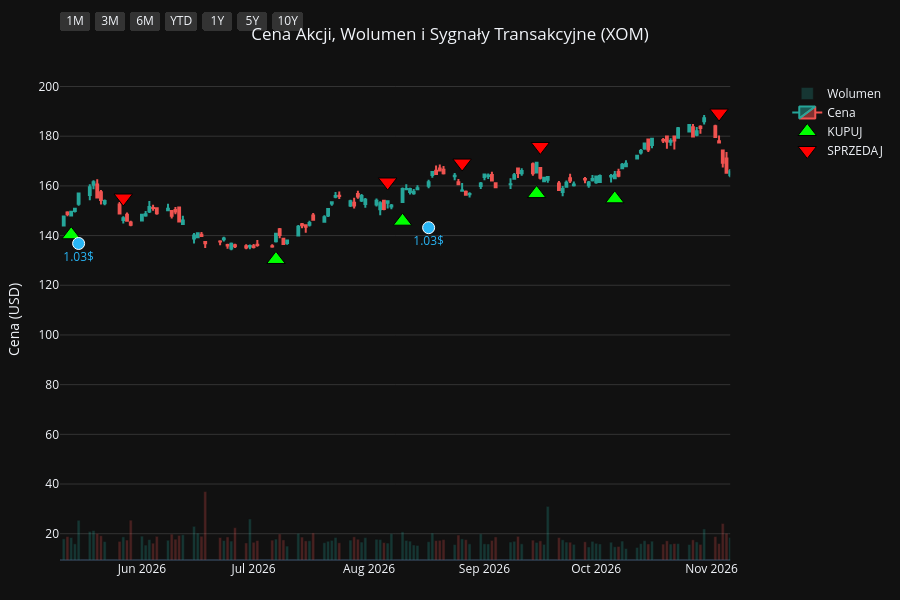
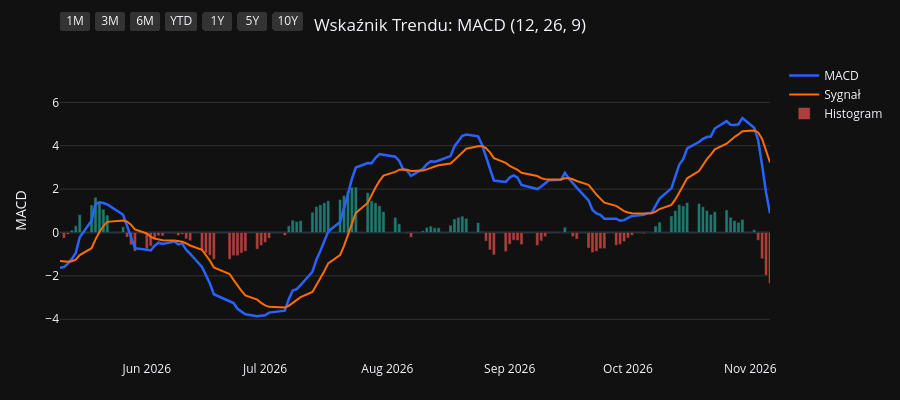
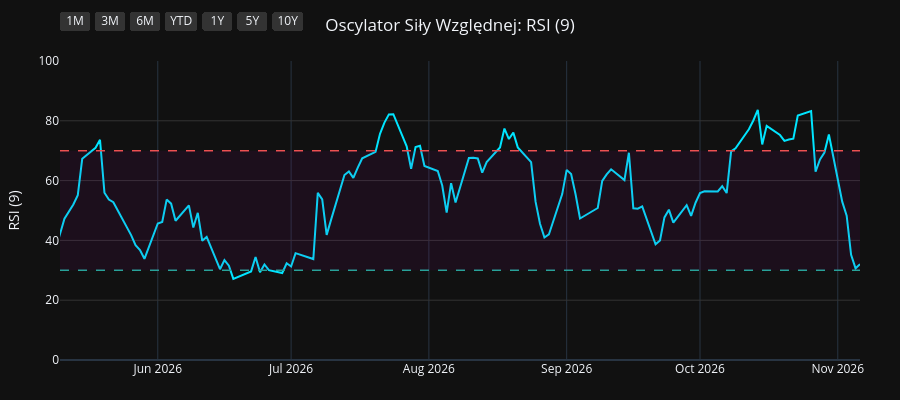
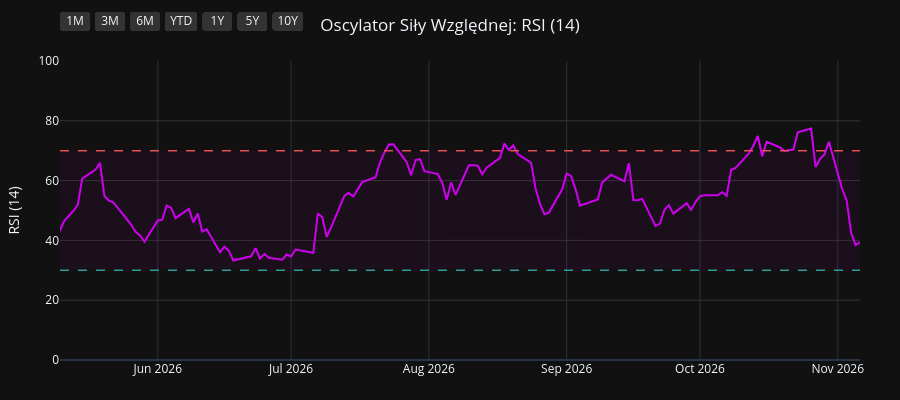

Notebook code cell kept with these figures, in order:
### Code cell
import os
import yfinance as yf
import pandas as pd
import pandas_ta as ta
import plotly.graph_objects as go
from plotly.subplots import make_subplots

# 1. Pobranie i przygotowanie danych
symbol = os.environ.get("STOCK_TICKER", "").strip().upper()
if not symbol:
    raise RuntimeError("Set STOCK_TICKER before running price_extractor.ipynb")
df = yf.Ticker(symbol).history(period="10y")
df.index = df.index.tz_localize(None)

# Wskaźniki i sygnały
df.ta.macd(fast=12, slow=26, signal=9, append=True)
df.ta.rsi(length=9, append=True)
df.ta.rsi(length=14, append=True)
df.ta.rsi(length=21, append=True)
df.dropna(inplace=True)

macd = df['MACD_12_26_9']
signal = df['MACDs_12_26_9']
wczorajszy_macd = macd.shift(1)
wczorajszy_signal = signal.shift(1)

df['Decyzja'] = 'BRAK'
df.loc[(macd > signal) & (wczorajszy_macd <= wczorajszy_signal), 'Decyzja'] = 'KUPUJ'
df.loc[(macd < signal) & (wczorajszy_macd >= wczorajszy_signal), 'Decyzja'] = 'SPRZEDAJ'

df_kupuj = df[df['Decyzja'] == 'KUPUJ']
df_sprzedaj = df[df['Decyzja'] == 'SPRZEDAJ']
df_dywidendy = df[df['Dividends'] > 0]
df_splity = df[df['Stock Splits'] > 0]

# Wspólna konfiguracja osi X
konfiguracja_osi_x = dict(
    type="date",
    showspikes=True, spikemode="across", spikesnap="cursor", spikedash="dot", spikecolor="#ffffff", spikethickness=1, hoverformat="%Y-%m-%d",
    rangeselector=dict(
        buttons=list([
            dict(count=1, label="1M", step="month", stepmode="backward"),
            dict(count=3, label="3M", step="month", stepmode="backward"),
            dict(count=6, label="6M", step="month", stepmode="backward"),
            dict(count=1, label="YTD", step="year", stepmode="todate"),
            dict(count=1, label="1Y", step="year", stepmode="backward"),
            dict(count=5, label="5Y", step="year", stepmode="backward"),
            dict(step="all", label="10Y")
        ]),
        bgcolor="#333333", activecolor="#2962ff", x=0, y=1.1
    )
)

# ==========================================
# WYKRES 1: CENA + WOLUMEN + SYGNAŁY
# ==========================================
fig1 = make_subplots(specs=[[{"secondary_y": True}]])

kolory_wolumenu = ['#26a69a' if row['Close'] >= row['Open'] else '#ef5350' for index, row in df.iterrows()]
fig1.add_trace(go.Bar(x=df.index, y=df['Volume'], marker_color=kolory_wolumenu, opacity=0.25, name='Wolumen'), secondary_y=True)
fig1.add_trace(go.Candlestick(x=df.index, open=df['Open'], high=df['High'], low=df['Low'], close=df['Close'], name='Cena', increasing_line_color='#26a69a', decreasing_line_color='#ef5350'), secondary_y=False)
fig1.add_trace(go.Scatter(x=df_kupuj.index, y=df_kupuj['Low'] * 0.95, customdata=df_kupuj[['Low', 'High']], mode='markers', marker=dict(symbol='triangle-up', size=16, color='#00ff00', line=dict(width=1, color='black')), name='KUPUJ', hovertemplate='KUPUJ<br>Najniższa: %{customdata[0]:.2f}<br>Najwyższa: %{customdata[1]:.2f}<extra></extra>'), secondary_y=False)
fig1.add_trace(go.Scatter(x=df_sprzedaj.index, y=df_sprzedaj['High'] * 1.05, customdata=df_sprzedaj[['Low', 'High']], mode='markers', marker=dict(symbol='triangle-down', size=16, color='#ff0000', line=dict(width=1, color='black')), name='SPRZEDAJ', hovertemplate='SPRZEDAJ<br>Najniższa: %{customdata[0]:.2f}<br>Najwyższa: %{customdata[1]:.2f}<extra></extra>'), secondary_y=False)

if not df_dywidendy.empty:
    fig1.add_trace(go.Scatter(x=df_dywidendy.index, y=df_dywidendy['Low'] * 0.90, mode='markers+text', marker=dict(symbol='circle', size=12, color='#29b6f6', line=dict(width=1, color='white')), text=df_dywidendy['Dividends'].apply(lambda x: f"{x}$"), textposition="bottom center", name='Dywidenda', showlegend=False, hovertemplate='Dywidenda: %{text}<extra></extra>', textfont=dict(color="#29b6f6")), secondary_y=False)
if not df_splity.empty:
                    fig1.add_trace(go.Scatter(x=df_splity.index, y=df_splity['High'], mode='markers+text', marker=dict(symbol='star', size=16, color='#ffee58', line=dict(width=1, color='black')), text=df_splity['Stock Splits'].apply(lambda x: f"{x:g}:1" if x >= 1 else f"1:{1 / x:g}"), textposition="top center", name='Split', hovertemplate='%{text}<extra></extra>', textfont=dict(color="#ffee58")), secondary_y=False)

fig1.update_layout(title=dict(text=f"Cena Akcji, Wolumen i Sygnały Transakcyjne ({symbol})", x=0.5, xanchor='center'), dragmode='pan', xaxis_rangeslider_visible=False, template='plotly_dark', height=600, hovermode='x unified', margin=dict(l=60, r=40, t=60, b=40))
fig1.update_xaxes(**konfiguracja_osi_x)
fig1.update_xaxes(range=[df.index.max() - pd.Timedelta(days=180), df.index.max()])
fig1.update_yaxes(title_text="Cena (USD)", secondary_y=False, gridcolor='#333333')
fig1.update_yaxes(range=[0, df['Volume'].max() * 4], showgrid=False, showticklabels=False, secondary_y=True)
fig1.show(config={'scrollZoom': True})

# ==========================================
# WYKRES 2: WSKAŹNIK MACD
# ==========================================
fig2 = go.Figure()
fig2.add_trace(go.Scatter(x=df.index, y=df['MACD_12_26_9'], line=dict(color='#2962ff', width=2.5), name='MACD'))
fig2.add_trace(go.Scatter(x=df.index, y=df['MACDs_12_26_9'], line=dict(color='#ff6d00', width=2), name='Sygnał'))
kolory_macd = ['#26a69a' if val >= 0 else '#ef5350' for val in df['MACDh_12_26_9']]
fig2.add_trace(go.Bar(x=df.index, y=df['MACDh_12_26_9'], marker_color=kolory_macd, name='Histogram', opacity=0.7))
fig2.update_layout(title=dict(text="Wskaźnik Trendu: MACD (12, 26, 9)", x=0.5, xanchor='center'), dragmode='pan', xaxis_rangeslider_visible=False, template='plotly_dark', height=400, hovermode='x unified', margin=dict(l=60, r=40, t=60, b=40))
fig2.update_xaxes(**konfiguracja_osi_x)
fig2.update_xaxes(range=[df.index.max() - pd.Timedelta(days=180), df.index.max()])
fig2.update_yaxes(title_text="MACD", gridcolor='#333333')
fig2.show(config={'scrollZoom': True})

# ==========================================
# WYKRES 3: OSCYLATOR RSI (9)
# ==========================================
fig3 = go.Figure()
fig3.add_trace(go.Scatter(x=df.index, y=df['RSI_9'], line=dict(color='#00e5ff', width=2), name='RSI (9)'))
fig3.add_hline(y=70, line_dash="dash", line_color="#ef5350", line_width=1.5)
fig3.add_hline(y=30, line_dash="dash", line_color="#26a69a", line_width=1.5)
fig3.add_hrect(y0=30, y1=70, line_width=0, fillcolor="purple", opacity=0.1)
fig3.update_layout(title=dict(text="Oscylator Siły Względnej: RSI (9)", x=0.5, xanchor='center'), dragmode='pan', xaxis_rangeslider_visible=False, template='plotly_dark', height=400, hovermode='x unified', margin=dict(l=60, r=40, t=60, b=40))
fig3.update_xaxes(**konfiguracja_osi_x)
fig3.update_xaxes(range=[df.index.max() - pd.Timedelta(days=180), df.index.max()])
fig3.update_yaxes(title_text="RSI (9)", range=[0, 100], gridcolor='#333333')
fig3.show(config={'scrollZoom': True})

# ==========================================
# WYKRES 4: OSCYLATOR RSI (14)
# ==========================================
fig4 = go.Figure()
fig4.add_trace(go.Scatter(x=df.index, y=df['RSI_14'], line=dict(color='#d500f9', width=2), name='RSI (14)'))
fig4.add_hline(y=70, line_dash="dash", line_color="#ef5350", line_width=1.5)
fig4.add_hline(y=30, line_dash="dash", line_color="#26a69a", line_width=1.5)
fig4.add_hrect(y0=30, y1=70, line_width=0, fillcolor="purple", opacity=0.1)
fig4.update_layout(title=dict(text="Oscylator Siły Względnej: RSI (14)", x=0.5, xanchor='center'), dragmode='pan', xaxis_rangeslider_visible=False, template='plotly_dark', height=400, hovermode='x unified', margin=dict(l=60, r=40, t=60, b=40))
fig4.update_xaxes(**konfiguracja_osi_x)
fig4.update_xaxes(range=[df.index.max() - pd.Timedelta(days=180), df.index.max()])
fig4.update_yaxes(title_text="RSI (14)", range=[0, 100], gridcolor='#333333')
fig4.show(config={'scrollZoom': True})

# ==========================================
# WYKRES 5: OSCYLATOR RSI (21)
# ==========================================
fig5 = go.Figure()
fig5.add_trace(go.Scatter(x=df.index, y=df['RSI_21'], line=dict(color='#64dd17', width=2), name='RSI (21)'))
fig5.add_hline(y=70, line_dash="dash", line_color="#ef5350", line_width=1.5)
fig5.add_hline(y=30, line_dash="dash", line_color="#26a69a", line_width=1.5)
fig5.add_hrect(y0=30, y1=70, line_width=0, fillcolor="purple", opacity=0.1)
fig5.update_layout(title=dict(text="Oscylator Siły Względnej: RSI (21)", x=0.5, xanchor='center'), dragmode='pan', xaxis_rangeslider_visible=False, template='plotly_dark', height=400, hovermode='x unified', margin=dict(l=60, r=40, t=60, b=40))
fig5.update_xaxes(**konfiguracja_osi_x)
fig5.update_xaxes(range=[df.index.max() - pd.Timedelta(days=180), df.index.max()])
fig5.update_yaxes(title_text="RSI (21)", range=[0, 100], gridcolor='#333333')
fig5.show(config={'scrollZoom': True})

### Figure 1 — Plotly figure (JSON) as saved in the notebook; plotly's stock layout.template omitted (floating-point values rounded to 4 significant figures; data arrays with more than 128 entries replaced by an {"elided": "..."} marker saying what was removed)
{"data": [{"marker": {"color": {"elided": "2478 str values"}}, "name": "Wolumen", "opacity": 0.25, "type": "bar", "x": {"elided": "2478 str values"}, "xaxis": "x", "y": {"elided": "2478 int values"}, "yaxis": "y2"}, {"close": {"elided": "2478 float values"}, "decreasing": {"line": {"color": "#ef5350"}}, "high": {"elided": "2478 float values"}, "increasing": {"line": {"color": "#26a69a"}}, "low": {"elided": "2478 float values"}, "name": "Cena", "open": {"elided": "2478 float values"}, "type": "candlestick", "x": {"elided": "2478 str values"}, "xaxis": "x", "yaxis": "y"}, {"customdata": {"elided": "94x2 float values"}, "hovertemplate": "KUPUJ<br>Najniższa: %{customdata[0]:.2f}<br>Najwyższa: %{customdata[1]:.2f}<extra></extra>", "marker": {"color": "#00ff00", "line": {"color": "black", "width": 1}, "size": 16, "symbol": "triangle-up"}, "mode": "markers", "name": "KUPUJ", "type": "scatter", "x": ["2017-02-13T00:00:00", "2017-05-01T00:00:00", "2017-06-12T00:00:00", "2017-07-14T00:00:00", "2017-07-19T00:00:00", "2017-07-27T00:00:00", "2017-08-02T00:00:00", "2017-09-01T00:00:00", "2017-11-30T00:00:00", "2017-12-21T00:00:00", "2018-02-26T00:00:00", "2018-05-10T00:00:00", "2018-06-08T00:00:00", "2018-06-29T00:00:00", "2018-07-26T00:00:00", "2018-08-22T00:00:00", "2018-11-02T00:00:00", "2018-11-29T00:00:00", "2019-01-04T00:00:00", "2019-04-08T00:00:00", "2019-06-06T00:00:00", "2019-08-21T00:00:00", "2019-08-29T00:00:00", "2019-10-21T00:00:00", "2019-11-01T00:00:00", "2019-12-09T00:00:00", "2020-01-02T00:00:00", "2020-02-14T00:00:00", "2020-03-25T00:00:00", "2020-05-20T00:00:00", "2020-07-16T00:00:00", "2020-08-04T00:00:00", "2020-10-08T00:00:00", "2020-10-29T00:00:00", "2021-01-07T00:00:00", "2021-02-08T00:00:00", "2021-04-28T00:00:00", "2021-06-03T00:00:00", "2021-06-23T00:00:00", "2021-07-29T00:00:00", "2021-08-26T00:00:00", "2021-12-10T00:00:00", "2021-12-27T00:00:00", "2022-03-04T00:00:00", "2022-03-25T00:00:00", "2022-04-08T00:00:00", "2022-05-04T00:00:00", "2022-05-16T00:00:00", "2022-07-19T00:00:00", "2022-08-10T00:00:00", "2022-10-04T00:00:00", "2022-12-23T00:00:00", "2023-02-10T00:00:00", "2023-03-28T00:00:00", "2023-04-28T00:00:00", "2023-05-24T00:00:00", "2023-06-02T00:00:00", "2023-06-28T00:00:00", "2023-07-24T00:00:00", "2023-08-30T00:00:00", "2023-09-28T00:00:00", "2023-10-19T00:00:00", "2023-11-15T00:00:00", "2023-11-17T00:00:00", "2023-12-15T00:00:00", "2024-01-25T00:00:00", "2024-05-17T00:00:00", "2024-06-24T00:00:00", "2024-07-11T00:00:00", "2024-08-09T00:00:00", "2024-08-30T00:00:00", "2024-09-19T00:00:00", "2024-11-07T00:00:00", "2024-12-31T00:00:00", "2025-02-04T00:00:00", "2025-03-14T00:00:00", "2025-04-23T00:00:00", "2025-05-08T00:00:00", "2025-06-09T00:00:00", "2025-07-08T00:00:00", "2025-08-19T00:00:00", "2025-09-16T00:00:00", "2025-09-24T00:00:00", "2025-10-22T00:00:00", "2025-11-07T00:00:00", "2025-12-10T00:00:00", "2025-12-23T00:00:00", "2026-03-17T00:00:00", "2026-04-30T00:00:00", "2026-05-13T00:00:00", "2026-07-07T00:00:00", "2026-08-10T00:00:00", "2026-09-15T00:00:00", "2026-10-06T00:00:00"], "xaxis": "x", "y": [51.71, 51.16, 52.06, 51.19, 50.88, 50.64, 50.58, 48.84, 53.23, 53.58, 50.61, 52.53, 54.38, 54.24, 54.95, 52.62, 53.43, 52.6, 46.66, 56.17, 50.62, 48.31, 47.42, 47.24, 47.58, 48.65, 49.51, 43.1, 25.15, 32.49, 31.92, 30.79, 25.09, 23.12, 33.9, 38.6, 43.96, 47.4, 49.93, 45.99, 43.55, 50.28, 48.82, 65.89, 67.63, 69.58, 72.63, 73.43, 71.18, 73.61, 77.26, 89.8, 97.58, 89.04, 98.9, 91.13, 89.25, 88.12, 88.77, 94.68, 101.7, 95.84, 89.91, 89.26, 87.14, 86.54, 104.3, 98.68, 98.05, 103.7, 103.6, 102.6, 106.6, 95.03, 95.7, 98.17, 96.5, 95.48, 94.98, 101.4, 98.0, 104.1, 105.7, 104.4, 106.1, 110.2, 110.2, 147.0, 141.9, 140.3, 130.4, 145.8, 156.9, 154.8], "yaxis": "y"}, {"customdata": {"elided": "94x2 float values"}, "hovertemplate": "SPRZEDAJ<br>Najniższa: %{customdata[0]:.2f}<br>Najwyższa: %{customdata[1]:.2f}<extra></extra>", "marker": {"color": "#ff0000", "line": {"color": "black", "width": 1}, "size": 16, "symbol": "triangle-down"}, "mode": "markers", "name": "SPRZEDAJ", "type": "scatter", "x": ["2017-04-17T00:00:00", "2017-05-25T00:00:00", "2017-06-22T00:00:00", "2017-07-18T00:00:00", "2017-07-21T00:00:00", "2017-07-28T00:00:00", "2017-08-10T00:00:00", "2017-10-18T00:00:00", "2017-12-19T00:00:00", "2018-01-29T00:00:00", "2018-05-01T00:00:00", "2018-05-25T00:00:00", "2018-06-13T00:00:00", "2018-07-17T00:00:00", "2018-07-27T00:00:00", "2018-10-04T00:00:00", "2018-11-14T00:00:00", "2018-12-11T00:00:00", "2019-03-08T00:00:00", "2019-04-09T00:00:00", "2019-07-17T00:00:00", "2019-08-26T00:00:00", "2019-09-26T00:00:00", "2019-10-31T00:00:00", "2019-11-14T00:00:00", "2019-12-31T00:00:00", "2020-01-08T00:00:00", "2020-02-24T00:00:00", "2020-05-13T00:00:00", "2020-06-12T00:00:00", "2020-07-31T00:00:00", "2020-08-19T00:00:00", "2020-10-28T00:00:00", "2020-12-18T00:00:00", "2021-01-25T00:00:00", "2021-03-16T00:00:00", "2021-05-19T00:00:00", "2021-06-18T00:00:00", "2021-06-29T00:00:00", "2021-08-18T00:00:00", "2021-11-02T00:00:00", "2021-12-14T00:00:00", "2022-02-10T00:00:00", "2022-03-15T00:00:00", "2022-03-28T00:00:00", "2022-04-22T00:00:00", "2022-05-10T00:00:00", "2022-06-13T00:00:00", "2022-08-08T00:00:00", "2022-09-01T00:00:00", "2022-11-09T00:00:00", "2023-02-02T00:00:00", "2023-02-17T00:00:00", "2023-04-26T00:00:00", "2023-05-01T00:00:00", "2023-05-31T00:00:00", "2023-06-20T00:00:00", "2023-07-14T00:00:00", "2023-08-23T00:00:00", "2023-09-21T00:00:00", "2023-09-29T00:00:00", "2023-10-23T00:00:00", "2023-11-16T00:00:00", "2023-12-05T00:00:00", "2024-01-10T00:00:00", "2024-04-15T00:00:00", "2024-05-22T00:00:00", "2024-07-10T00:00:00", "2024-08-05T00:00:00", "2024-08-20T00:00:00", "2024-09-03T00:00:00", "2024-10-16T00:00:00", "2024-11-26T00:00:00", "2025-01-31T00:00:00", "2025-03-03T00:00:00", "2025-04-03T00:00:00", "2025-05-05T00:00:00", "2025-05-21T00:00:00", "2025-06-27T00:00:00", "2025-07-16T00:00:00", "2025-09-08T00:00:00", "2025-09-22T00:00:00", "2025-09-30T00:00:00", "2025-11-04T00:00:00", "2025-11-24T00:00:00", "2025-12-16T00:00:00", "2026-02-17T00:00:00", "2026-04-02T00:00:00", "2026-05-07T00:00:00", "2026-05-27T00:00:00", "2026-08-06T00:00:00", "2026-08-26T00:00:00", "2026-09-16T00:00:00", "2026-11-03T00:00:00"], "xaxis": "x", "y": [56.89, 57.94, 57.15, 56.8, 56.63, 55.99, 56.43, 58.99, 59.37, 63.75, 55.72, 57.79, 60.17, 60.28, 60.01, 63.36, 58.8, 57.84, 59.63, 62.08, 57.76, 52.55, 54.92, 52.13, 53.73, 54.38, 54.76, 45.68, 35.34, 39.17, 33.97, 35.04, 26.6, 36.83, 39.58, 51.04, 51.96, 53.43, 55.36, 49.18, 57.67, 55.79, 71.95, 71.49, 75.22, 79.57, 78.46, 89.18, 81.73, 87.56, 104.3, 106.8, 106.8, 109.5, 109.7, 97.24, 98.87, 98.19, 102.1, 111.7, 113.4, 105.6, 99.16, 98.26, 95.82, 117.9, 114.8, 109.4, 113.4, 116.8, 114.3, 119.6, 118.8, 109.8, 112.4, 115.7, 104.8, 106.1, 111.3, 114.8, 112.3, 115.1, 115.8, 116.7, 120.6, 120.3, 154.5, 172.9, 152.4, 155.1, 161.6, 169.2, 175.9, 189.3], "yaxis": "y"}, {"hovertemplate": "Dywidenda: %{text}<extra></extra>", "marker": {"color": "#29b6f6", "line": {"color": "white", "width": 1}, "size": 12, "symbol": "circle"}, "mode": "markers+text", "name": "Dywidenda", "showlegend": false, "text": ["0.75$", "0.77$", "0.77$", "0.77$", "0.77$", "0.82$", "0.82$", "0.82$", "0.82$", "0.87$", "0.87$", "0.87$", "0.87$", "0.87$", "0.87$", "0.87$", "0.87$", "0.87$", "0.87$", "0.88$", "0.88$", "0.88$", "0.88$", "0.91$", "0.91$", "0.91$", "0.91$", "0.95$", "0.95$", "0.95$", "0.95$", "0.99$", "0.99$", "0.99$", "0.99$", "1.03$", "1.03$", "1.03$", "1.03$"], "textfont": {"color": "#29b6f6"}, "textposition": "bottom center", "type": "scatter", "x": ["2017-02-08T00:00:00", "2017-05-10T00:00:00", "2017-08-10T00:00:00", "2017-11-10T00:00:00", "2018-02-09T00:00:00", "2018-05-11T00:00:00", "2018-08-10T00:00:00", "2018-11-09T00:00:00", "2019-02-08T00:00:00", "2019-05-10T00:00:00", "2019-08-12T00:00:00", "2019-11-08T00:00:00", "2020-02-10T00:00:00", "2020-05-12T00:00:00", "2020-08-12T00:00:00", "2020-11-10T00:00:00", "2021-02-09T00:00:00", "2021-05-12T00:00:00", "2021-08-12T00:00:00", "2021-11-10T00:00:00", "2022-02-09T00:00:00", "2022-05-12T00:00:00", "2022-08-11T00:00:00", "2022-11-14T00:00:00", "2023-02-13T00:00:00", "2023-05-15T00:00:00", "2023-08-15T00:00:00", "2023-11-14T00:00:00", "2024-02-13T00:00:00", "2024-05-14T00:00:00", "2024-08-15T00:00:00", "2024-11-14T00:00:00", "2025-02-12T00:00:00", "2025-05-15T00:00:00", "2025-08-15T00:00:00", "2025-11-14T00:00:00", "2026-02-12T00:00:00", "2026-05-15T00:00:00", "2026-08-17T00:00:00"], "xaxis": "x", "y": [48.28, 49.03, 47.84, 50.43, 45.68, 50.52, 49.75, 50.78, 46.86, 48.99, 45.75, 47.19, 40.38, 30.46, 30.72, 25.95, 36.5, 44.46, 42.95, 48.81, 60.92, 65.21, 72.19, 89.52, 92.95, 84.6, 88.05, 85.48, 83.56, 97.54, 99.71, 102.4, 92.03, 91.83, 92.67, 102.9, 133.1, 136.8, 143.2], "yaxis": "y"}], "layout": {"dragmode": "pan", "height": 600, "hovermode": "x unified", "margin": {"b": 40, "l": 60, "r": 40, "t": 60}, "title": {"text": "Cena Akcji, Wolumen i Sygnały Transakcyjne (XOM)", "x": 0.5, "xanchor": "center"}, "xaxis": {"anchor": "y", "domain": [0.0, 0.94], "hoverformat": "%Y-%m-%d", "range": ["2026-05-10T00:00:00", "2026-11-06T00:00:00"], "rangeselector": {"activecolor": "#2962ff", "bgcolor": "#333333", "buttons": [{"count": 1, "label": "1M", "step": "month", "stepmode": "backward"}, {"count": 3, "label": "3M", "step": "month", "stepmode": "backward"}, {"count": 6, "label": "6M", "step": "month", "stepmode": "backward"}, {"count": 1, "label": "YTD", "step": "year", "stepmode": "todate"}, {"count": 1, "label": "1Y", "step": "year", "stepmode": "backward"}, {"count": 5, "label": "5Y", "step": "year", "stepmode": "backward"}, {"label": "10Y", "step": "all"}], "x": 0, "y": 1.1}, "rangeslider": {"visible": false}, "showspikes": true, "spikecolor": "#ffffff", "spikedash": "dot", "spikemode": "across", "spikesnap": "cursor", "spikethickness": 1, "type": "date"}, "yaxis": {"anchor": "x", "domain": [0.0, 1.0], "gridcolor": "#333333", "title": {"text": "Cena (USD)"}}, "yaxis2": {"anchor": "x", "overlaying": "y", "range": [0, 337757600], "showgrid": false, "showticklabels": false, "side": "right"}}}

### Figure 2 — Plotly figure (JSON) as saved in the notebook; plotly's stock layout.template omitted (floating-point values rounded to 4 significant figures; data arrays with more than 128 entries replaced by an {"elided": "..."} marker saying what was removed)
{"data": [{"line": {"color": "#2962ff", "width": 2.5}, "name": "MACD", "type": "scatter", "x": {"elided": "2478 str values"}, "y": {"elided": "2478 float values"}}, {"line": {"color": "#ff6d00", "width": 2}, "name": "Sygnał", "type": "scatter", "x": {"elided": "2478 str values"}, "y": {"elided": "2478 float values"}}, {"marker": {"color": {"elided": "2478 str values"}}, "name": "Histogram", "opacity": 0.7, "type": "bar", "x": {"elided": "2478 str values"}, "y": {"elided": "2478 float values"}}], "layout": {"dragmode": "pan", "height": 400, "hovermode": "x unified", "margin": {"b": 40, "l": 60, "r": 40, "t": 60}, "title": {"text": "Wskaźnik Trendu: MACD (12, 26, 9)", "x": 0.5, "xanchor": "center"}, "xaxis": {"hoverformat": "%Y-%m-%d", "range": ["2026-05-10T00:00:00", "2026-11-06T00:00:00"], "rangeselector": {"activecolor": "#2962ff", "bgcolor": "#333333", "buttons": [{"count": 1, "label": "1M", "step": "month", "stepmode": "backward"}, {"count": 3, "label": "3M", "step": "month", "stepmode": "backward"}, {"count": 6, "label": "6M", "step": "month", "stepmode": "backward"}, {"count": 1, "label": "YTD", "step": "year", "stepmode": "todate"}, {"count": 1, "label": "1Y", "step": "year", "stepmode": "backward"}, {"count": 5, "label": "5Y", "step": "year", "stepmode": "backward"}, {"label": "10Y", "step": "all"}], "x": 0, "y": 1.1}, "rangeslider": {"visible": false}, "showspikes": true, "spikecolor": "#ffffff", "spikedash": "dot", "spikemode": "across", "spikesnap": "cursor", "spikethickness": 1, "type": "date"}, "yaxis": {"gridcolor": "#333333", "title": {"text": "MACD"}}}}

### Figure 3 — Plotly figure (JSON) as saved in the notebook; plotly's stock layout.template omitted (floating-point values rounded to 4 significant figures; data arrays with more than 128 entries replaced by an {"elided": "..."} marker saying what was removed)
{"data": [{"line": {"color": "#00e5ff", "width": 2}, "name": "RSI (9)", "type": "scatter", "x": {"elided": "2478 str values"}, "y": {"elided": "2478 float values"}}], "layout": {"dragmode": "pan", "height": 400, "hovermode": "x unified", "margin": {"b": 40, "l": 60, "r": 40, "t": 60}, "shapes": [{"line": {"color": "#ef5350", "dash": "dash", "width": 1.5}, "type": "line", "x0": 0, "x1": 1, "xref": "x domain", "y0": 70, "y1": 70, "yref": "y"}, {"line": {"color": "#26a69a", "dash": "dash", "width": 1.5}, "type": "line", "x0": 0, "x1": 1, "xref": "x domain", "y0": 30, "y1": 30, "yref": "y"}, {"fillcolor": "purple", "line": {"width": 0}, "opacity": 0.1, "type": "rect", "x0": 0, "x1": 1, "xref": "x domain", "y0": 30, "y1": 70, "yref": "y"}], "title": {"text": "Oscylator Siły Względnej: RSI (9)", "x": 0.5, "xanchor": "center"}, "xaxis": {"hoverformat": "%Y-%m-%d", "range": ["2026-05-10T00:00:00", "2026-11-06T00:00:00"], "rangeselector": {"activecolor": "#2962ff", "bgcolor": "#333333", "buttons": [{"count": 1, "label": "1M", "step": "month", "stepmode": "backward"}, {"count": 3, "label": "3M", "step": "month", "stepmode": "backward"}, {"count": 6, "label": "6M", "step": "month", "stepmode": "backward"}, {"count": 1, "label": "YTD", "step": "year", "stepmode": "todate"}, {"count": 1, "label": "1Y", "step": "year", "stepmode": "backward"}, {"count": 5, "label": "5Y", "step": "year", "stepmode": "backward"}, {"label": "10Y", "step": "all"}], "x": 0, "y": 1.1}, "rangeslider": {"visible": false}, "showspikes": true, "spikecolor": "#ffffff", "spikedash": "dot", "spikemode": "across", "spikesnap": "cursor", "spikethickness": 1, "type": "date"}, "yaxis": {"gridcolor": "#333333", "range": [0, 100], "title": {"text": "RSI (9)"}}}}

### Figure 4 — Plotly figure (JSON) as saved in the notebook; plotly's stock layout.template omitted (floating-point values rounded to 4 significant figures; data arrays with more than 128 entries replaced by an {"elided": "..."} marker saying what was removed)
{"data": [{"line": {"color": "#d500f9", "width": 2}, "name": "RSI (14)", "type": "scatter", "x": {"elided": "2478 str values"}, "y": {"elided": "2478 float values"}}], "layout": {"dragmode": "pan", "height": 400, "hovermode": "x unified", "margin": {"b": 40, "l": 60, "r": 40, "t": 60}, "shapes": [{"line": {"color": "#ef5350", "dash": "dash", "width": 1.5}, "type": "line", "x0": 0, "x1": 1, "xref": "x domain", "y0": 70, "y1": 70, "yref": "y"}, {"line": {"color": "#26a69a", "dash": "dash", "width": 1.5}, "type": "line", "x0": 0, "x1": 1, "xref": "x domain", "y0": 30, "y1": 30, "yref": "y"}, {"fillcolor": "purple", "line": {"width": 0}, "opacity": 0.1, "type": "rect", "x0": 0, "x1": 1, "xref": "x domain", "y0": 30, "y1": 70, "yref": "y"}], "title": {"text": "Oscylator Siły Względnej: RSI (14)", "x": 0.5, "xanchor": "center"}, "xaxis": {"hoverformat": "%Y-%m-%d", "range": ["2026-05-10T00:00:00", "2026-11-06T00:00:00"], "rangeselector": {"activecolor": "#2962ff", "bgcolor": "#333333", "buttons": [{"count": 1, "label": "1M", "step": "month", "stepmode": "backward"}, {"count": 3, "label": "3M", "step": "month", "stepmode": "backward"}, {"count": 6, "label": "6M", "step": "month", "stepmode": "backward"}, {"count": 1, "label": "YTD", "step": "year", "stepmode": "todate"}, {"count": 1, "label": "1Y", "step": "year", "stepmode": "backward"}, {"count": 5, "label": "5Y", "step": "year", "stepmode": "backward"}, {"label": "10Y", "step": "all"}], "x": 0, "y": 1.1}, "rangeslider": {"visible": false}, "showspikes": true, "spikecolor": "#ffffff", "spikedash": "dot", "spikemode": "across", "spikesnap": "cursor", "spikethickness": 1, "type": "date"}, "yaxis": {"gridcolor": "#333333", "range": [0, 100], "title": {"text": "RSI (14)"}}}}
